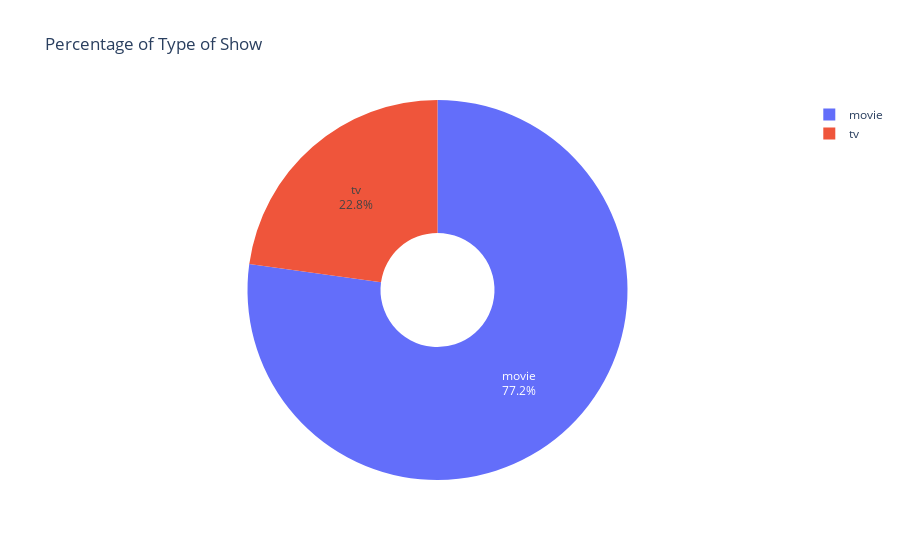

The notebook cell saved with this chart:
### Code cell
fig = px.pie(number_show_per_type, values='count', names='type', hole=0.3, title='Percentage of Type of Show')

fig.update_traces(textposition='inside', textinfo='percent+label')
fig.update_layout(uniformtext_minsize=12, uniformtext_mode='hide')

fig.show()

### Figure 1 — Plotly figure (JSON) as saved in the notebook; plotly's stock layout.template omitted (floating-point values rounded to 4 significant figures)
{"data": [{"domain": {"x": [0, 1], "y": [0, 1]}, "hole": 0.3, "hovertemplate": "type=%{label}<br>count=%{value}<extra></extra>", "labels": ["movie", "tv"], "legendgroup": "", "name": "", "showlegend": true, "textinfo": "percent+label", "textposition": "inside", "type": "pie", "values": [15349, 4539]}], "layout": {"autosize": true, "legend": {"tracegroupgap": 0}, "title": {"text": "Percentage of Type of Show"}, "uniformtext": {"minsize": 12, "mode": "hide"}}}
